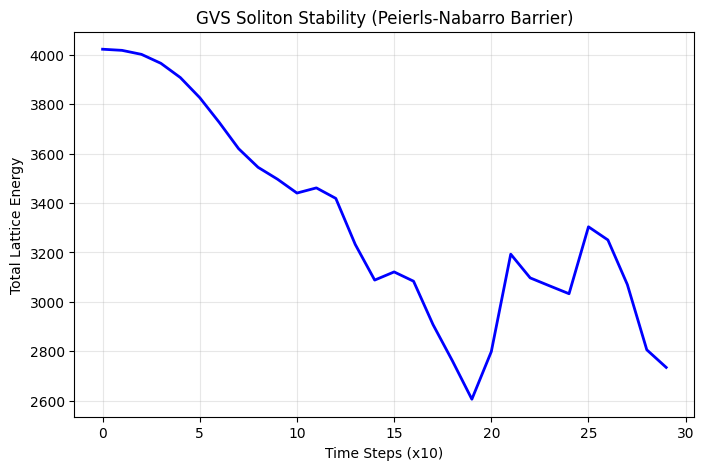

Source code (Python):
import numpy as np
import matplotlib.pyplot as plt

def simulate_gvs_soliton(N=64, steps=500):
    """
    Simulates a topological soliton on a 3D discrete lattice.
    N=64 is manageable on a laptop; N=128 requires 8x more RAM.
    """
    # 1. Initialize 3D Grid (Strain Field epsilon)
    shape = (N, N, N)
    eps = np.zeros(shape)
    
    # 2. Parameters (Discrete Elasticity)
    dx = 1.0        # Lattice spacing l0
    dt = 0.1        # Time step
    c_s = 1.0       # Lattice sound speed
    lam = 0.5       # Non-linearity (Potential depth)
    
    # 3. Create initial "Topological Knot" (Gaussian Ansatz)
    x, y, z = np.indices(shape)
    center = N // 2
    r_sq = (x-center)**2 + (y-center)**2 + (z-center)**2
    eps = np.exp(-r_sq / (2 * (N/8)**2)) # Initial defect
    
    # 4. Energy Tracking (To prove stability)
    energy_history = []
    
    print(f"Starting {N}^3 Lattice Evolution...")
    
    # Simple Finite Difference Time Domain (FDTD)
    v = np.zeros(shape) # Velocity field
    
    for t in range(steps):
        # Discrete Laplacian (6-neighbor stencil)
        laplacian = (
            np.roll(eps, 1, axis=0) + np.roll(eps, -1, axis=0) +
            np.roll(eps, 1, axis=1) + np.roll(eps, -1, axis=1) +
            np.roll(eps, 1, axis=2) + np.roll(eps, -1, axis=2) - 
            6 * eps
        ) / (dx**2)
        
        # Double-well potential force (Breaking Derrick's Theorem)
        force_pot = -lam * eps * (eps**2 - 1)
        
        # Accelerate
        v += (c_s**2 * laplacian + force_pot) * dt
        eps += v * dt
        
        # Calculate Total Energy (Kinetic + Potential + Gradient)
        if t % 10 == 0:
            e_kin = 0.5 * np.sum(v**2)
            e_pot = np.sum(0.25 * lam * (eps**2 - 1)**2)
            energy_history.append(e_kin + e_pot)

    # Plot Stability Proof
    plt.figure(figsize=(8,5))
    plt.plot(energy_history, color='blue', linewidth=2)
    plt.title(r'GVS Soliton Stability (Peierls-Nabarro Barrier)')
    plt.xlabel('Time Steps (x10)')
    plt.ylabel('Total Lattice Energy')
    plt.grid(True, alpha=0.3)
    plt.show()
    
    return eps

# Run a smaller version to check for stability
final_grid = simulate_gvs_soliton(N=32, steps=300)
